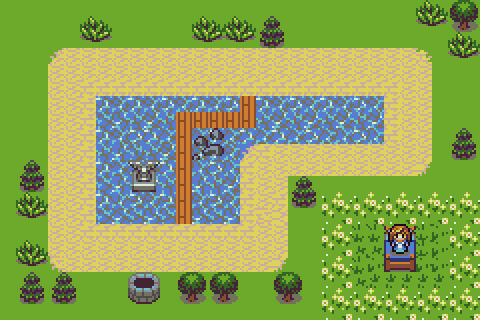

The image is a tile-based game level rendered from a .tmx file. Its description and source (layers, tilesets, objects; grid data summarised) follow:
An orthogonal 30x20 tile map with 16x16 px tiles, 8 tile layers (green, road, boxes, Tile Layer 4, ...) and 104 objects.

<map version="1.8" tiledversion="1.8.2" orientation="orthogonal" renderorder="right-down" width="30" height="20" tilewidth="16" tileheight="16" infinite="0" nextlayerid="19" nextobjectid="188">
 <editorsettings>
  <export target="vophan_home.json" format="json" />
 </editorsettings>
 <tileset firstgid="1" source="vophan_land.tsx" />
 <layer id="6" name="green" width="30" height="20" locked="1">
  <data>[600 cells, 600 non-empty, 2 distinct tile ids]</data>
 </layer>
 <layer id="7" name="road" width="30" height="20" locked="1">
  <data>[600 cells, 183 non-empty, 9 distinct tile ids]</data>
 </layer>
 <layer id="8" name="boxes" width="30" height="20">
  <data>[600 cells, 80 non-empty, 14 distinct tile ids]</data>
 </layer>
 <layer id="9" name="Tile Layer 4" width="30" height="20">
  <data>[600 cells, 99 non-empty, 4 distinct tile ids]</data>
 </layer>
 <layer id="11" name="Tile Layer 5" width="30" height="20">
  <data>[600 cells, 99 non-empty, 8 distinct tile ids]</data>
 </layer>
 <layer id="12" name="Tile Layer 6" width="30" height="20">
  <data>[600 cells, 16 non-empty, 5 distinct tile ids]</data>
 </layer>
 <layer id="13" name="Tile Layer 7" width="30" height="20">
  <data>[600 cells, 72 non-empty, 16 distinct tile ids]</data>
 </layer>
 <objectgroup id="18" name="collision">
  <object id="49" gid="244" x="128.78" y="31.6322" width="16" height="16" />
  <object id="50" gid="245" x="143.103" y="31.6322" width="16" height="16" />
  <object id="51" gid="276" x="128.78" y="47.387" width="16" height="16" />
  <object id="52" gid="277" x="144.535" y="47.387" width="16" height="16" />
  <object id="53" gid="83" x="256.967" y="31.6322" width="16" height="16" />
  <object id="54" gid="84" x="273.438" y="31.6322" width="16" height="16" />
  <object id="55" gid="115" x="256" y="48" width="16" height="16" />
  <object id="56" gid="116" x="272" y="48" width="16" height="16" />
  <object id="57" gid="83" x="16.3483" y="47.387" width="16" height="16" />
  <object id="58" gid="84" x="32.8192" y="47.387" width="16" height="16" />
  <object id="59" gid="115" x="16.3483" y="63.8579" width="16" height="16" />
  <object id="60" gid="116" x="32" y="64" width="16" height="16" />
  <object id="61" gid="83" x="16.3483" y="176.29" width="16" height="16" />
  <object id="62" gid="84" x="32.1031" y="175.574" width="16" height="16" />
  <object id="63" gid="115" x="16.3483" y="192.761" width="16" height="16" />
  <object id="64" gid="116" x="32.1031" y="192.761" width="16" height="16" />
  <object id="65" gid="83" x="16.3483" y="287.29" width="16" height="16" />
  <object id="66" gid="115" x="15.6322" y="304.477" width="16" height="16" />
  <object id="67" gid="116" x="31.387" y="304.477" width="16" height="16" />
  <object id="68" gid="84" x="32.1031" y="288.006" width="16" height="16" />
  <object id="69" gid="83" x="48.574" y="288.006" width="16" height="16" />
  <object id="71" gid="84" x="64.3288" y="288.006" width="16" height="16" />
  <object id="75" gid="115" x="48.574" y="304.477" width="16" height="16" />
  <object id="76" gid="116" x="64.3288" y="303.761" width="16" height="16" />
  <object id="77" gid="83" x="288.477" y="192.045" width="16" height="16" />
  <object id="78" gid="84" x="304.231" y="192.045" width="16" height="16" />
  <object id="79" gid="115" x="288.477" y="209.232" width="16" height="16" />
  <object id="80" gid="116" x="304.948" y="208.516" width="16" height="16" />
  <object id="81" gid="244" x="271.29" y="288.006" width="16" height="16" />
  <object id="82" gid="245" x="288.477" y="288.006" width="16" height="16" />
  <object id="83" gid="276" x="272.006" y="304.477" width="16" height="16" />
  <object id="84" gid="277" x="288.477" y="303.761" width="16" height="16" />
  <object id="85" gid="277" x="224.741" y="304.477" width="16" height="16" />
  <object id="86" gid="276" x="208.27" y="304.477" width="16" height="16" />
  <object id="87" gid="244" x="207.554" y="287.29" width="16" height="16" />
  <object id="88" gid="245" x="224.741" y="288.006" width="16" height="16" />
  <object id="89" gid="244" x="175.329" y="288.006" width="16" height="16" />
  <object id="90" gid="245" x="191.799" y="288.722" width="16" height="16" />
  <object id="91" gid="276" x="176.761" y="303.044" width="16" height="16" />
  <object id="92" gid="277" x="194.664" y="303.044" width="16" height="16" />
  <object id="93" gid="533" x="127.348" y="288.006" width="16" height="16" />
  <object id="95" gid="534" x="143.819" y="288.006" width="16" height="16" />
  <object id="96" gid="565" x="128.78" y="303.761" width="16" height="16" />
  <object id="97" gid="566" x="144.535" y="303.044" width="16" height="16" />
  <object id="112" gid="231" x="383.722" y="240.025" width="16" height="16" />
  <object id="113" gid="232" x="400.909" y="240.025" width="16" height="16" />
  <object id="115" gid="264" x="399.476" y="255.78" width="16" height="16" />
  <object id="116" gid="263" x="384.438" y="255.78" width="16" height="16" />
  <object id="117" gid="295" x="384.438" y="272.967" width="16" height="16" />
  <object id="118" gid="296" x="400.192" y="272.251" width="16" height="16" />
  <object id="119" gid="477" x="95.8384" y="111.838" width="16" height="16" />
  <object id="120" gid="477" x="95.8384" y="143.348" width="16" height="16" />
  <object id="121" gid="477" x="95.8384" y="175.574" width="16" height="16" />
  <object id="122" gid="477" x="95.1223" y="207.083" width="16" height="16" />
  <object id="123" gid="509" x="95.8384" y="127.593" width="16" height="16" />
  <object id="124" gid="509" x="95.8384" y="159.819" width="16" height="16" />
  <object id="125" gid="509" x="95.1223" y="190.612" width="16" height="16" />
  <object id="126" gid="509" x="95.8384" y="222.554" width="16" height="16" />
  <object id="128" gid="510" x="112.309" y="222.838" width="16" height="16" />
  <object id="129" gid="511" x="129.496" y="223.27" width="16" height="16" />
  <object id="130" gid="512" x="145.967" y="222.554" width="16" height="16" />
  <object id="131" gid="509" x="160.006" y="223.554" width="16" height="16" />
  <object id="132" gid="477" x="159.29" y="207.083" width="16" height="16" />
  <object id="133" gid="478" x="159.574" y="191.329" width="16" height="16" />
  <object id="134" gid="479" x="159.574" y="175.574" width="16" height="16" />
  <object id="135" gid="480" x="158.858" y="159.819" width="16" height="16" />
  <object id="136" gid="512" x="161.722" y="145.496" width="16" height="16" />
  <object id="137" gid="512" x="157.858" y="127.593" width="16" height="16" />
  <object id="138" gid="480" x="224" y="112" width="16" height="16" />
  <object id="139" gid="480" x="208" y="112" width="16" height="16" />
  <object id="140" gid="480" x="192" y="112" width="16" height="16" />
  <object id="141" gid="480" x="176" y="112" width="16" height="16" />
  <object id="142" gid="480" x="159.574" y="111.838" width="16" height="16" />
  <object id="143" gid="480" x="144.535" y="111.122" width="16" height="16" />
  <object id="144" gid="480" x="127.348" y="111.838" width="16" height="16" />
  <object id="145" gid="480" x="112.309" y="111.838" width="16" height="16" />
  <object id="146" gid="477" x="192.799" y="175.574" width="16" height="16" />
  <object id="147" gid="477" x="192.799" y="191.329" width="16" height="16" />
  <object id="148" gid="477" x="192.083" y="222.838" width="16" height="16" />
  <object id="149" gid="477" x="193.083" y="207.083" width="16" height="16" />
  <object id="152" gid="511" x="206.838" y="222.838" width="16" height="16" />
  <object id="153" gid="478" x="224.025" y="222.838" width="16" height="16" />
  <object id="154" gid="480" x="224.025" y="207.083" width="16" height="16" />
  </objectgroup>
 <layer id="14" name="Tile Layer 8" width="30" height="20">
  <data>[600 cells, 8 non-empty, 8 distinct tile ids]</data>
 </layer>
</map>
<!-- 21 of 104 objects omitted -->
